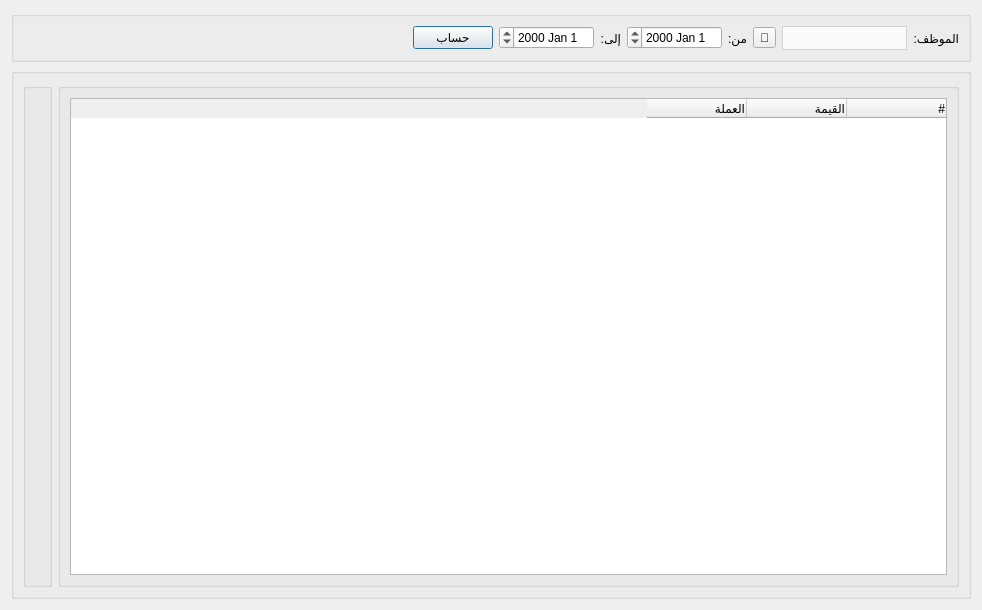
<?xml version="1.0" encoding="UTF-8"?>
<ui version="4.0">
 <class>Employee_Report</class>
 <widget class="QDialog" name="Employee_Report">
  <property name="windowModality">
   <enum>Qt::WindowModal</enum>
  </property>
  <property name="geometry">
   <rect>
    <x>0</x>
    <y>0</y>
    <width>982</width>
    <height>610</height>
   </rect>
  </property>
  <property name="minimumSize">
   <size>
    <width>0</width>
    <height>0</height>
   </size>
  </property>
  <property name="maximumSize">
   <size>
    <width>1686786</width>
    <height>1686786</height>
   </size>
  </property>
  <property name="windowTitle">
   <string>تقرير موظف</string>
  </property>
  <property name="windowIcon">
   <iconset>
    <normaloff>icons/administrator.png</normaloff>icons/administrator.png</iconset>
  </property>
  <property name="layoutDirection">
   <enum>Qt::RightToLeft</enum>
  </property>
  <property name="modal">
   <bool>true</bool>
  </property>
  <layout class="QGridLayout" name="gridLayout_2">
   <item row="0" column="0" colspan="2">
    <widget class="QGroupBox" name="groupBox">
     <property name="maximumSize">
      <size>
       <width>16777215</width>
       <height>16777215</height>
      </size>
     </property>
     <property name="layoutDirection">
      <enum>Qt::RightToLeft</enum>
     </property>
     <property name="title">
      <string/>
     </property>
     <layout class="QGridLayout" name="gridLayout">
      <item row="0" column="5">
       <widget class="QLabel" name="label_2">
        <property name="text">
         <string>إلى:</string>
        </property>
       </widget>
      </item>
      <item row="0" column="0">
       <widget class="QLabel" name="label_3">
        <property name="maximumSize">
         <size>
          <width>50</width>
          <height>16777215</height>
         </size>
        </property>
        <property name="text">
         <string>الموظف:</string>
        </property>
       </widget>
      </item>
      <item row="0" column="4">
       <widget class="QDateEdit" name="from_date"/>
      </item>
      <item row="0" column="8">
       <spacer name="horizontalSpacer_3">
        <property name="orientation">
         <enum>Qt::Horizontal</enum>
        </property>
        <property name="sizeHint" stdset="0">
         <size>
          <width>343</width>
          <height>20</height>
         </size>
        </property>
       </spacer>
      </item>
      <item row="0" column="1">
       <widget class="QComboBox" name="employee_combobox">
        <property name="minimumSize">
         <size>
          <width>125</width>
          <height>0</height>
         </size>
        </property>
        <property name="styleSheet">
         <string notr="true">QComboBox {
        background-color: #fafafa;
        border: 1px solid lightgrey;		
		height: 22px;
		color: black;
    }
    QComboBox::drop-down {
        border: none;
    }</string>
        </property>
       </widget>
      </item>
      <item row="0" column="7">
       <widget class="QPushButton" name="calculate_btn">
        <property name="text">
         <string>حساب</string>
        </property>
       </widget>
      </item>
      <item row="0" column="3">
       <widget class="QLabel" name="label">
        <property name="maximumSize">
         <size>
          <width>16777215</width>
          <height>16777215</height>
         </size>
        </property>
        <property name="text">
         <string>من:</string>
        </property>
       </widget>
      </item>
      <item row="0" column="6">
       <widget class="QDateEdit" name="to_date"/>
      </item>
      <item row="0" column="2">
       <widget class="QToolButton" name="select_employee_btn">
        <property name="text">
         <string>🔎</string>
        </property>
       </widget>
      </item>
     </layout>
    </widget>
   </item>
   <item row="1" column="0" colspan="2">
    <widget class="QGroupBox" name="groupBox_2">
     <property name="layoutDirection">
      <enum>Qt::RightToLeft</enum>
     </property>
     <property name="title">
      <string/>
     </property>
     <layout class="QGridLayout" name="gridLayout_3">
      <item row="0" column="3">
       <widget class="QGroupBox" name="avg_salary_chart">
        <property name="title">
         <string/>
        </property>
       </widget>
      </item>
      <item row="0" column="0">
       <widget class="QGroupBox" name="department_info">
        <property name="layoutDirection">
         <enum>Qt::RightToLeft</enum>
        </property>
        <property name="title">
         <string/>
        </property>
        <layout class="QGridLayout" name="gridLayout_4">
         <item row="0" column="0">
          <widget class="QTableWidget" name="tableWidget">
           <column>
            <property name="text">
             <string>#</string>
            </property>
            <property name="textAlignment">
             <set>AlignTrailing|AlignVCenter</set>
            </property>
           </column>
           <column>
            <property name="text">
             <string>القيمة</string>
            </property>
            <property name="textAlignment">
             <set>AlignTrailing|AlignVCenter</set>
            </property>
           </column>
           <column>
            <property name="text">
             <string>العملة</string>
            </property>
            <property name="textAlignment">
             <set>AlignTrailing|AlignVCenter</set>
            </property>
           </column>
          </widget>
         </item>
        </layout>
       </widget>
      </item>
     </layout>
    </widget>
   </item>
  </layout>
 </widget>
 <resources/>
 <connections/>
</ui>
